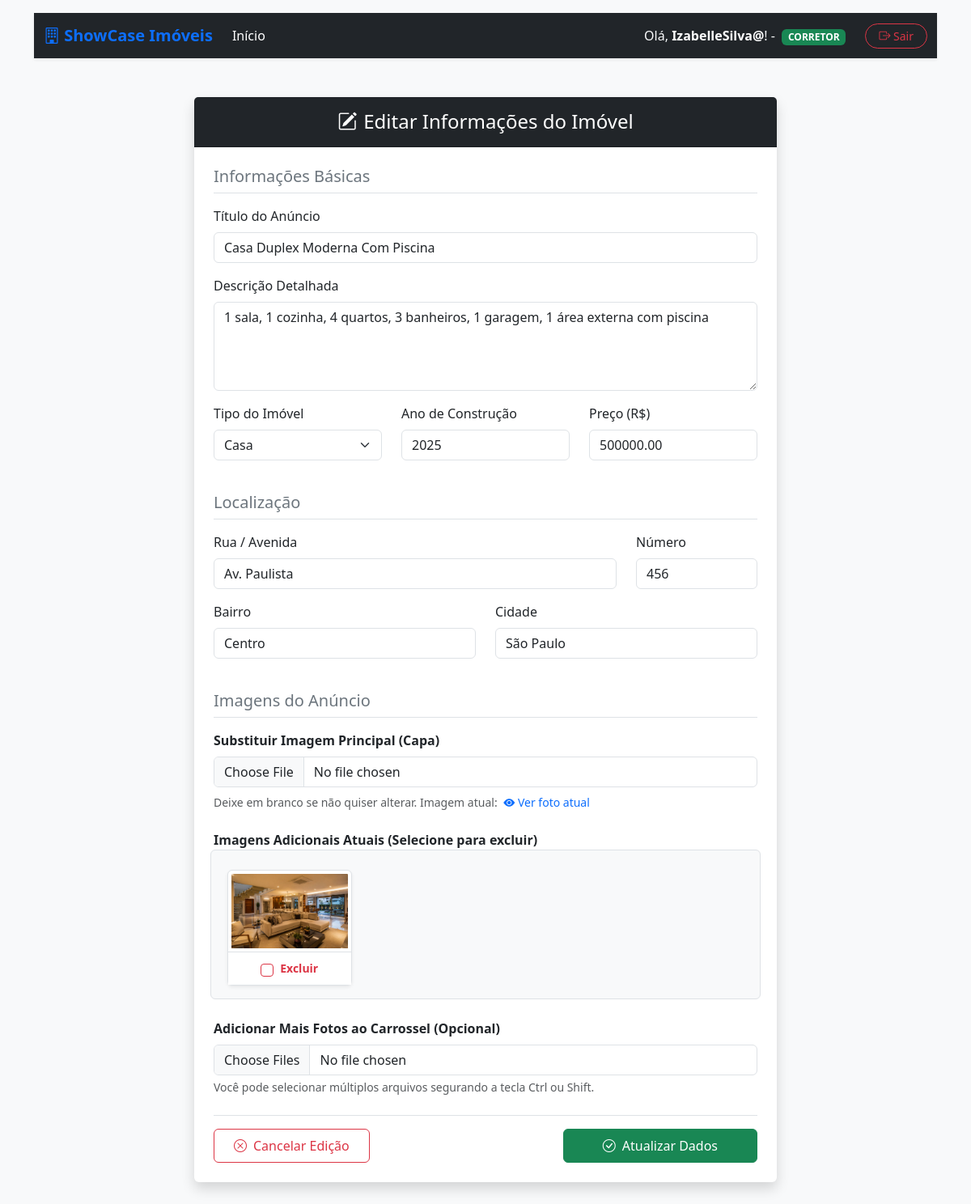
/vitrine/editar_imovel/3/ (signed in), run on the app's committed database.
### vitrine/models.py (models this page shows, shortened)
class Imovel(models.Model):
    corretor = models.ForeignKey(User, on_delete=models.CASCADE, verbose_name="Corretor Responsável")
    titulo = models.CharField(max_length=100)
    descricao = models.TextField()
    tipo_Imovel = models.CharField(max_length=50)
    ano_construcao = models.IntegerField()
    preco = models.FloatField()
    logradouro = models.CharField(max_length=100, verbose_name="Rua/Avenida")
    numero = models.CharField(max_length=10, verbose_name="Número")
    bairro = models.CharField(max_length=100, verbose_name="Bairro")
    cidade = models.CharField(max_length=100, verbose_name="Cidade")
    imagem_principal = models.ImageField(upload_to="media/img")

class ImagemImovel(models.Model):
    imovel = models.ForeignKey(Imovel, on_delete=models.CASCADE, related_name="imagens")
    imagem = models.ImageField(upload_to="media/img")

### vitrine/views.py (the view, shortened to what this page needs)
# urls.py: path('/editar_imovel/<int:id>/', editar_imovel, name='editar_imovel'),
@login_required
def editar_imovel(request, id):
    imovel_existente = get_object_or_404(Imovel, id=id)
    if imovel_existente.corretor != request.user:
        messages.error(request, 'Você não tem permissão para realizar essa ação! \nApenas o corretor responsável pode editar esse imóvel!')
        return redirect('pagina_inicial')
    fotos_atuais = imovel_existente.imagens.all()
    dados_para_tela = {
        'imovel': imovel_existente,
        'fotos': fotos_atuais
    }
    return render(request, 'editar_imovel.html', dados_para_tela)

### template/editar_imovel.html (shortened to what this page needs)
{%extends 'base.html'%}
{% load static %}
{%block content%}
<div class="container my-5">
    <div class="row justify-content-center">
        <div class="col-md-8">
            <div class="card shadow border-0">
                <div class="card-header bg-dark text-white text-center py-3">
                    <h4 class="mb-0"><i class="bi bi-pencil-square me-2"></i>Editar Informações do Imóvel</h4>
                </div>
                <div class="card-body p-4">
                    <form action="{% url 'editar_imovel' imovel.id %}" method="POST" enctype="multipart/form-data">
                        <h5 class="text-secondary border-bottom pb-2 mb-3">Informações Básicas</h5>
                        <div class="mb-3">
                            <label for="titulo" class="form-label">Título do Anúncio</label>
                            <input type="text" class="form-control" id="titulo" name="titulo" value="{{ imovel.titulo }}" required>
                        </div>
                        <div class="mb-3">
                            <label for="descricao" class="form-label">Descrição Detalhada</label>
                            <textarea class="form-control" id="descricao" name="descricao" rows="4" required>{{ imovel.descricao }}</textarea>
                        </div>
                        <div class="row">
                            <div class="col-md-4 mb-3">
                                <label for="tipo_Imovel" class="form-label">Tipo do Imóvel</label>
                                <select class="form-select" id="tipo_Imovel" name="tipo_Imovel" required>
                                    <option value="Casa" {% if imovel.tipo_Imovel == 'Casa' %}selected{% endif %}>Casa</option>
                                </select>
                            </div>
                            <div class="col-md-4 mb-3">
                                <label for="ano_construcao" class="form-label">Ano de Construção</label>
                                <input type="number" class="form-control" id="ano_construcao" name="ano_construcao" value="{{ imovel.ano_construcao }}" required>
                            </div>
                            <div class="col-md-4 mb-3">
                                <label for="preco" class="form-label">Preço (R$)</label>
                                <input type="number" step="0.01" class="form-control" id="preco" name="preco" value="{{ imovel.preco|stringformat:'.2f' }}" required>
                            </div>
                        </div>
                        <h5 class="text-secondary border-bottom pb-2 mb-3 mt-4">Localização</h5>
                        <div class="row">
                            <div class="col-md-9 mb-3">
                                <label for="logradouro" class="form-label">Rua / Avenida</label>
                                <input type="text" class="form-control" id="logradouro" name="logradouro" value="{{ imovel.logradouro }}" required>
                            </div>
                            <div class="col-md-3 mb-3">
                                <label for="numero" class="form-label">Número</label>
                                <input type="text" class="form-control" id="numero" name="numero" value="{{ imovel.numero }}" required>
                            </div>
                        </div>
                        <div class="row">
                            <div class="col-md-6 mb-3">
                                <label for="bairro" class="form-label">Bairro</label>
                                <input type="text" class="form-control" id="bairro" name="bairro" value="{{ imovel.bairro }}" required>
                            </div>
                            <div class="col-md-6 mb-3">
                                <label for="cidade" class="form-label">Cidade</label>
                                <input type="text" class="form-control" id="cidade" name="cidade" value="{{ imovel.cidade }}" required>
                            </div>
                        </div>
                        <h5 class="text-secondary border-bottom pb-2 mb-3 mt-4">Imagens do Anúncio</h5>
                        <div class="mb-4">
                            <label for="imagem_principal" class="form-label fw-bold">Substituir Imagem Principal (Capa)</label>
                            <input class="form-control" type="file" id="imagem_principal" name="imagem_principal" accept="image/*">
                            <div class="form-text mt-2">
                                Deixe em branco se não quiser alterar. Imagem atual:
                                <a href="{{ imovel.imagem_principal.url }}" target="_blank" class="text-decoration-none ms-1">
                                    <i class="bi bi-eye-fill"></i> Ver foto atual
                                </a>
                            </div>
                        </div>
                        <div class="mb-3">
                            <label class="form-label fw-bold">Imagens Adicionais Atuais (Selecione para excluir)</label>
                            {% if imovel.imagens.all %}
                                <div class="row g-2 border rounded p-3 bg-light">
                                    {% for foto in imovel.imagens.all %}
                                        <div class="col-6 col-sm-4 col-md-3 text-center position-relative">
                                            <div class="card h-100 border shadow-sm">
                                                <img src="{{ foto.imagem.url }}" class="card-img-top p-1" style="height: 100px; object-fit: cover;" alt="Foto adicional">
                                                <div class="card-body p-2 bg-white border-top">
                                                    <div class="form-check d-flex justify-content-center align-items-center m-0">
                                                        <input class="form-check-input me-2 border-danger" type="checkbox" name="excluir_fotos" value="{{ foto.id }}" id="foto_{{ foto.id }}">
                                                        <label class="form-check-label text-danger small fw-bold" for="foto_{{ foto.id }}">
                                                            Excluir
                                                        </label>
                                                    </div>
                                                </div>
                                            </div>
                                        </div>
                                    {% endfor %}
                                </div>
                            {% else %}
                                <p class="text-muted small italic border rounded p-3 bg-light">Nenhuma imagem adicional cadastrada para este imóvel.</p>
                            {% endif %}
                        </div>
                        <div class="mb-3 mt-4">
                            <label for="imagens_adicionais" class="form-label fw-bold">Adicionar Mais Fotos ao Carrossel (Opcional)</label>
                            <input class="form-control" type="file" id="imagens_adicionais" name="imagens_adicionais" accept="image/*" multiple>
                            <div class="form-text">Você pode selecionar múltiplos arquivos segurando a tecla Ctrl ou Shift.</div>
                        </div>
                        <div class="d-flex justify-content-between border-top pt-3 mt-4">
                            <a href="{% url 'detalhes_imovel' imovel.id %}" class="btn btn-outline-danger px-4 py-2">
                                <i class="bi bi-x-circle me-2"></i>Cancelar Edição
                            </a>
                            <button type="submit" class="btn btn-success px-5 py-2">
                                <i class="bi bi-check-circle me-2"></i>Atualizar Dados
                            </button>
                        </div>
                    </form>
                </div>
            </div>
        </div>
    </div>
</div>
{% endblock %}

### template/base.html (shortened to what this page needs)
{% load static %}
<!DOCTYPE html>
<html lang="pt-br">
<head>
    <link href="https://cdn.jsdelivr.net/npm/bootstrap@5.3.8/dist/css/bootstrap.min.css" rel="stylesheet"
>
    <link rel="stylesheet" href="https://cdn.jsdelivr.net/npm/bootstrap-icons@1.11.3/font/bootstrap-icons.min.css">
    <link rel="stylesheet" href="{% static 'css/style.css' %}">
</head>
<body class="bg-light">
<div class="container mt-3">
    {% if user.is_authenticated %}
    <nav class="navbar navbar-expand-lg navbar-dark bg-dark shadow-sm">
        <div class="container">
            <a class="navbar-brand fw-bold text-primary" href="{% url 'pagina_inicial' %}">
                <i class="bi bi-building"></i> ShowCase Imóveis
            </a>
            <div class="collapse navbar-collapse" id="conteudoNavbar">
                <ul class="navbar-nav me-auto mb-2 mb-lg-0">
                    <li class="nav-item">
                        <a class="nav-link active" href="{% url 'pagina_inicial' %}">Início</a>
                    </li>
                </ul>
                <div class="d-flex align-items-center gap-3">
                        <span class="text-light me-2">
                            Olá, <strong class="text-white">{{ user.username }}</strong>! -
                            {% if user.perfil_corretor %}
                                <span class="badge bg-success text-white ms-1 text-uppercase"
                                      style="font-size: 0.75rem;">Corretor</span>
                            {% else %}
                                <span class="badge bg-info text-dark ms-1 text-uppercase"
                                      style="font-size: 0.75rem;">Cliente</span>
                            {% endif %}
                        </span>
                    <a href="{% url 'logout' %}" class="btn btn-outline-danger btn-sm rounded-pill px-3">
                        <i class="bi bi-box-arrow-right"></i> Sair
                    </a>
                </div>
            </div>
        </div>
    </nav>
    {% endif %}
    <main>
        {% block content%}
        {% endblock %}
    </main>
</div>
</body>
</html>

### data on the page
Imovel: titulo "Casa Duplex Moderna Com Piscina", descricao "1 sala, 1 cozinha, 4 quartos, 3 banheiros, 1 garagem, 1 área externa com piscina", tipo_Imovel "Casa", ano_construcao "2025", preco "500000.00", logradouro "Av. Paulista", numero "456", bairro "Centro", cidade "São Paulo"
ImagemImovel: imagem (picture)

### other printed values
{{ user.username }} "IzabelleSilva@"
